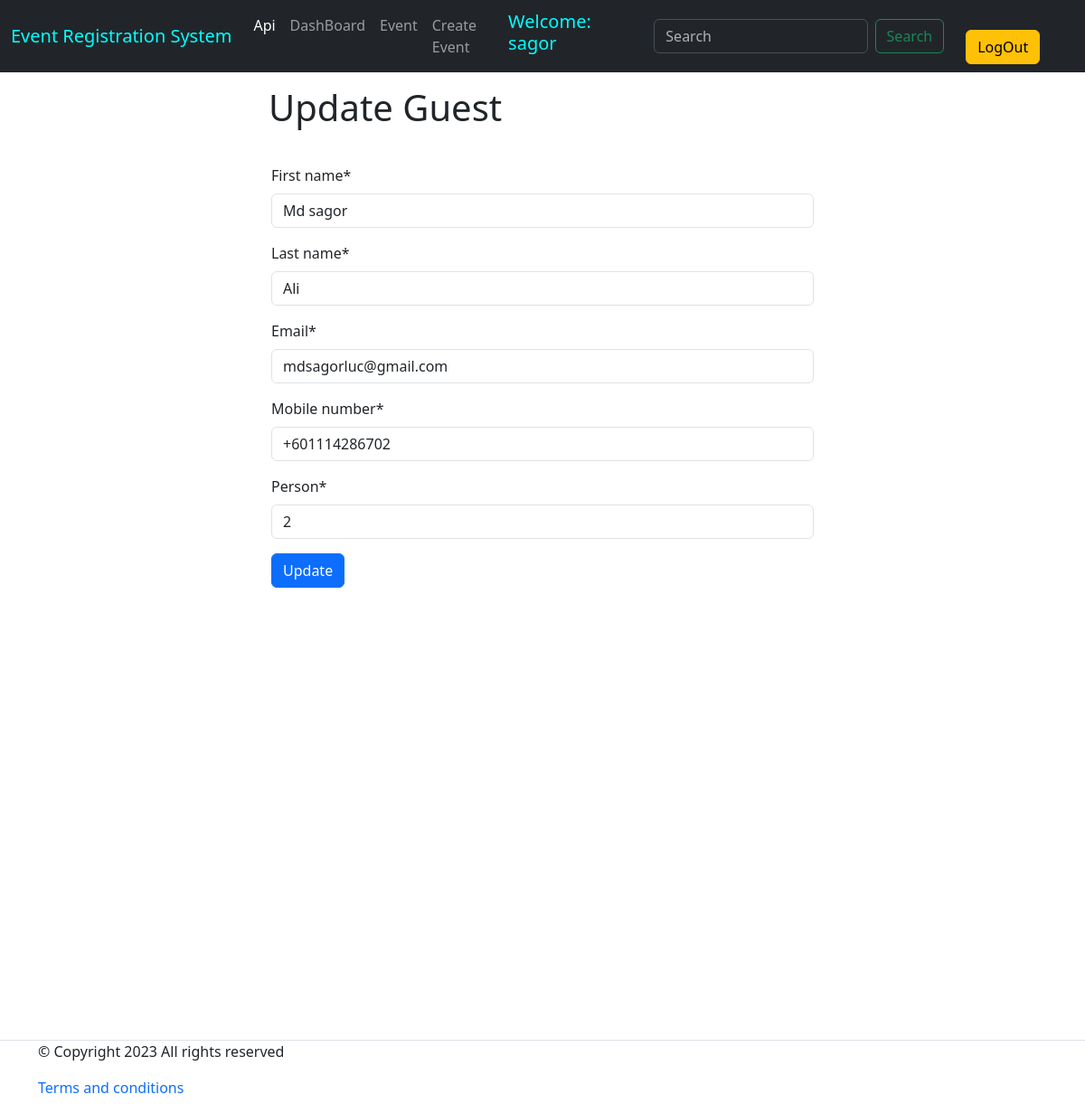
The app's page /event/update_guest/1/ (signed in), older data.
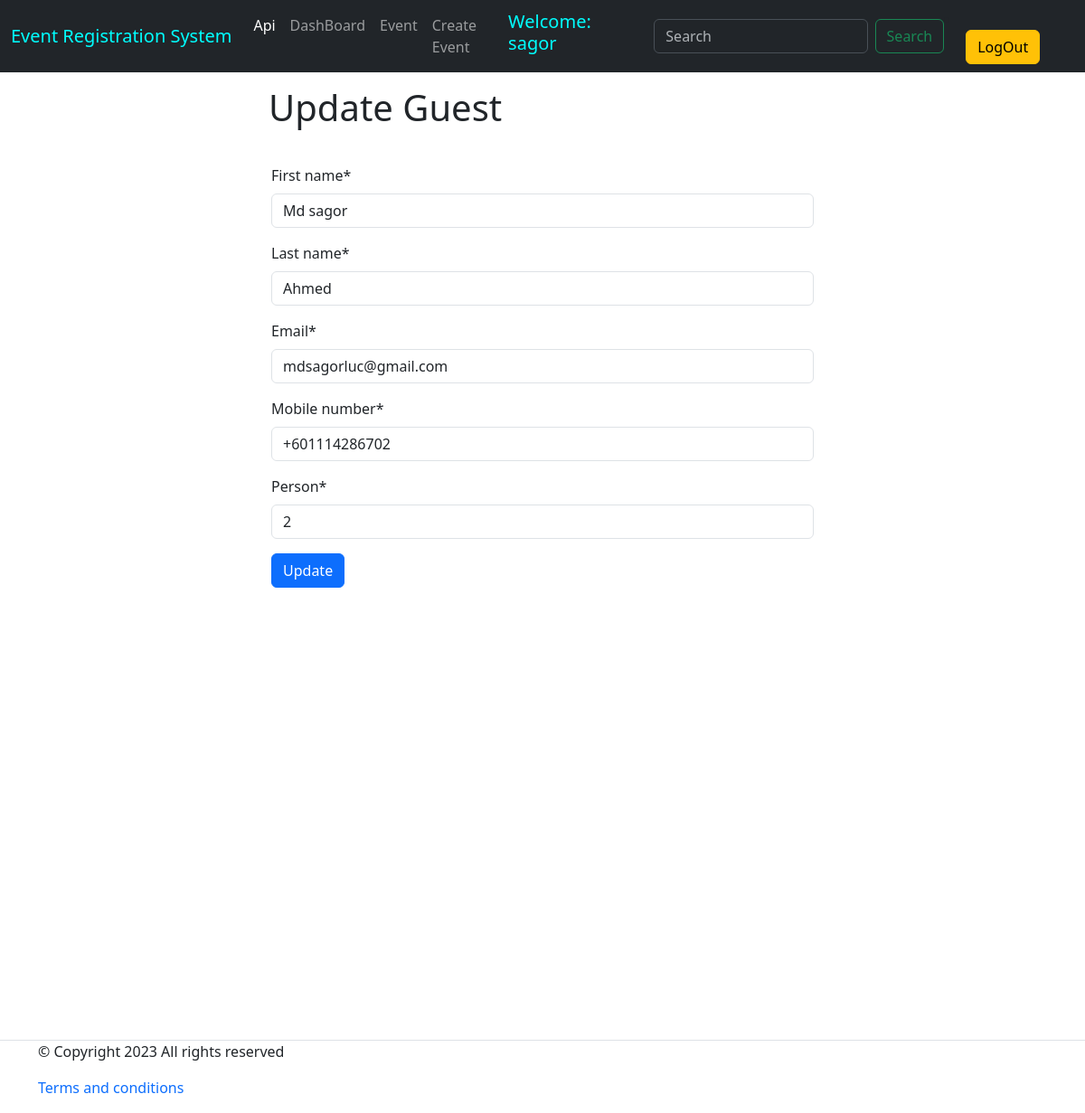
The same page, newer data.
### event/models.py (models this page shows, shortened)
class EventRegistration(models.Model):
    userE       = models.ForeignKey(User, on_delete=models.CASCADE, default=False, related_name='registration')
    event       = models.ForeignKey(CreateEvent, on_delete=models.CASCADE, blank=True, related_name='event')
    firstName   = models.CharField(max_length=25, blank=False)
    lastName    = models.CharField(max_length= 25, blank=False)
    email       = models.EmailField(max_length= 50, blank=False)
    phoneNumber = models.CharField(max_length=14, blank=False)
    totalPerson = models.IntegerField(blank=False)
    createDate  = models.DateTimeField(auto_now_add= True)
    modifyDate  = models.DateTimeField(auto_now= True)
    class Meta:
        verbose_name = 'Event Registration'
        verbose_name_plural = 'Event Registrations'
        ordering = ['id']

### event/views.py (the view)
# urls.py: path('update_guest/<int:id>/', update_guest, name="update_guest"),
@login_required
def update_guest(request, id=None):
    guest = get_object_or_404(EventRegistration, id=id)
    if request.method == 'POST':
        form = EventRegistrationForm(request.POST, instance = guest)
        if form.is_valid():
            input_person = form.cleaned_data['totalPerson']
            if input_person > 2:
               messages.error(request, 'Person should not be more the 2.')
            form.save()
            return redirect('guest_details', guest.id)
    else:
        form = EventRegistrationForm(instance = guest)
    return render(request, 'update_guest.html', {'form': form})

### event/forms.py (shortened to what this page needs)
class EventRegistrationForm(forms.ModelForm):
    class Meta:
        model = EventRegistration
        fields = ['firstName', 'lastName', 'email', 'phoneNumber', 'totalPerson']
        labels = {
            'firstName': 'First name',
            'lastName': 'Last name',
            'email': 'Email',
            'phoneNumber': 'Mobile number',
            'totalPerson': 'Person',
        }
    def __init__(self, *args, **kwargs):
        super(EventRegistrationForm, self).__init__(*args, **kwargs)
        self.fields['firstName'].widget.attrs['placeholder'] = 'Enter your first name'
        self.fields['lastName'].widget.attrs['placeholder'] = 'Enter your last name'
        self.fields['email'].widget.attrs['placeholder'] = 'Enter your email'
        self.fields['phoneNumber'].widget.attrs['placeholder'] = 'Enter your mobile number'
        self.fields['totalPerson'].widget.attrs['placeholder'] = 'How many person you are?'

### event/templates/update_guest.html (shortened to what this page needs)
{% extends 'base.html' %}
{% load crispy_forms_tags %}
{% block body %}
    <h1 style="width: 53%; margin: auto;text-align: left; padding: 15px; font-size: 40px">
        Update Guest
    </h1>
    <br>
    <div style="width: 50%; margin: auto; margin-bottom: 100px;">
        <form method= 'POST' >
            {{form|crispy}}
            <input class="btn btn-primary" type="submit" value="Update">
        </form>
    </div>
{% endblock body %}

Row changes from the older to the newer data that the page shows:
changed EventRegistration "Md sagor": lastName "Ali" → "Ahmed"
